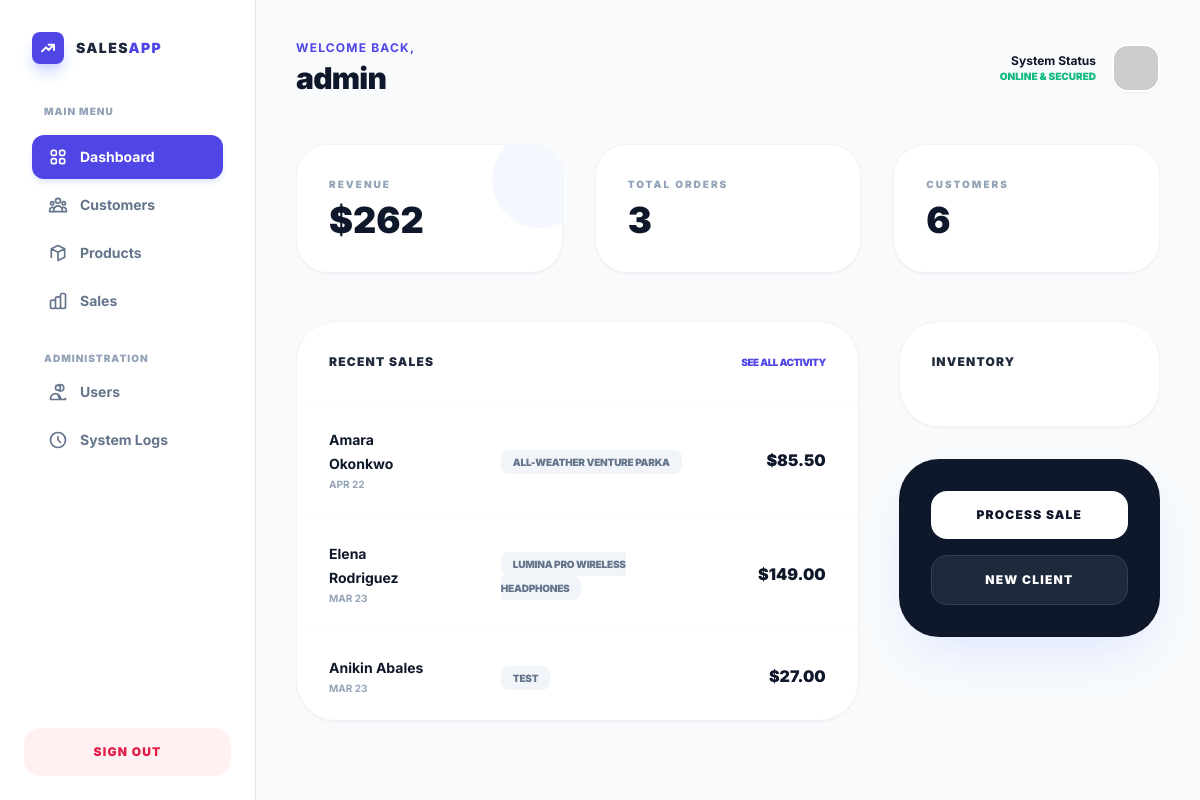
The page /admin.php (signed in) on the database its author committed.
### tables this page shows
CREATE TABLE `sales` (
  `sale_id` int(11) NOT NULL,
  `customer_id` int(11) DEFAULT NULL,
  `product_id` int(11) DEFAULT NULL,
  `quantity` int(11) DEFAULT NULL,
  `sale_date` date DEFAULT NULL,
  `total_amount` decimal(10,2) DEFAULT NULL
);

CREATE TABLE `customers` (
  `customer_id` int(11) NOT NULL,
  `first_name` varchar(50) DEFAULT NULL,
  `last_name` varchar(50) DEFAULT NULL,
  `email` varchar(100) DEFAULT NULL,
  `phone` varchar(20) DEFAULT NULL,
  `created_at` date DEFAULT NULL
);

CREATE TABLE `products` (
  `product_id` int(11) NOT NULL,
  `product_name` varchar(100) DEFAULT NULL,
  `price` decimal(10,2) DEFAULT NULL,
  `stock_quantity` int(11) DEFAULT NULL
);

### admin.php (the view, shortened to what this page needs)
<?php
require 'db.php';
if (!function_exists('h')) {
    function h($str) {
        return htmlspecialchars($str ?? '', ENT_QUOTES, 'UTF-8');
    }
}
$customer_stats = $conn->query("SELECT COUNT(*) as total FROM customers")->fetch_assoc();
$sales_stats = $conn->query("SELECT COUNT(*) as count, SUM(total_amount) as revenue FROM sales")->fetch_assoc();
$recent_sales = $conn->query("SELECT s.total_amount, s.sale_date, c.first_name, c.last_name, p.product_name FROM sales s JOIN customers c ON s.customer_id = c.customer_id JOIN products p ON s.product_id = p.product_id ORDER BY s.sale_id DESC LIMIT 5");
?>
<!DOCTYPE html>
<html lang="en">
<head>
    <script src="https://cdn.tailwindcss.com"></script>
</head>
<body class="bg-[#F8FAFC] text-slate-900 flex">
    <aside class="w-64 h-screen bg-white border-r border-slate-200 fixed left-0 top-0 flex flex-col z-50">
        <div class="p-8">
            <div class="flex items-center space-x-3 mb-10">
                <div class="w-8 h-8 bg-indigo-600 rounded-lg flex items-center justify-center shadow-indigo-200 shadow-lg">
                    <svg class="w-4 h-4 text-white" fill="none" stroke="currentColor" viewBox="0 0 24 24"><path stroke-linecap="round" stroke-linejoin="round" stroke-width="3" d="M13 7h8m0 0v8m0-8l-8 8-4-4-6 6"></path></svg>
                </div>
                <span class="text-sm font-black tracking-widest text-slate-800 uppercase">Sales<span class="text-indigo-600">App</span></span>
            </div>
            <nav class="space-y-1">
                <p class="text-[10px] font-black text-slate-400 uppercase tracking-widest mb-4 ml-3">Main Menu</p>
                <a href="admin.php" class="flex items-center space-x-3 px-4 py-3 rounded-xl bg-indigo-600 text-white shadow-indigo-100 shadow-md transition-all">
                    <span class="text-sm font-bold">Dashboard</span>
                </a>
                <a href="customers.php" class="flex items-center space-x-3 px-4 py-3 rounded-xl text-slate-500 hover:bg-slate-50 transition-all">
                    <span class="text-sm font-bold">Customers</span>
                </a>
                <a href="products.php" class="flex items-center space-x-3 px-4 py-3 rounded-xl text-slate-500 hover:bg-slate-50 transition-all">
                    <svg class="w-5 h-5" fill="none" stroke="currentColor" viewBox="0 0 24 24"><path stroke-linecap="round" stroke-linejoin="round" stroke-width="2" d="M20 7l-8-4-8 4m16 0l-8 4m8-4v10l-8 4m-8-4V7m8 4v10M4 7l8 4"></path></svg>
                    <span class="text-sm font-bold">Products</span>
                </a>
                <a href="sales.php" class="flex items-center space-x-3 px-4 py-3 rounded-xl text-slate-500 hover:bg-slate-50 transition-all">
                    <span class="text-sm font-bold">Sales</span>
                </a>
                <p class="text-[10px] font-black text-slate-400 uppercase tracking-widest pt-6 mb-4 ml-3">Administration</p>
                <a href="users.php" class="flex items-center space-x-3 px-4 py-3 rounded-xl text-slate-500 hover:bg-slate-50 transition-all">
                    <svg class="w-5 h-5" fill="none" stroke="currentColor" viewBox="0 0 24 24"><path stroke-linecap="round" stroke-linejoin="round" stroke-width="2" d="M12 4.354a4 4 0 110 5.292M15 21H3v-1a6 6 0 0112 0v1zm0 0h6v-1a6 6 0 01-9-3.375M15 6.75a3 3 0 11-6 0 3 3 0 016 0z"></path></svg>
                    <span class="text-sm font-bold">Users</span>
                </a>
                <a href="logs.php" class="flex items-center space-x-3 px-4 py-3 rounded-xl text-slate-500 hover:bg-slate-50 transition-all">
                    <svg class="w-5 h-5" fill="none" stroke="currentColor" viewBox="0 0 24 24"><path stroke-linecap="round" stroke-linejoin="round" stroke-width="2" d="M12 8v4l3 3m6-3a9 9 0 11-18 0 9 9 0 0118 0z"></path></svg>
                    <span class="text-sm font-bold">System Logs</span>
                </a>
            </nav>
        </div>
        <div class="mt-auto p-6">
            <a href="logout.php" class="flex items-center justify-center space-x-2 px-4 py-4 rounded-2xl bg-rose-50 text-rose-600 text-xs font-black uppercase tracking-widest hover:bg-rose-100 transition-all">
                <span>Sign Out</span>
            </a>
        </div>
    </aside>
    <main class="flex-1 ml-64 p-10 min-h-screen">
        <header class="flex justify-between items-center mb-12">
            <div>
                <p class="text-indigo-600 font-bold text-xs uppercase tracking-widest mb-1">Welcome back,</p>
                <h1 class="text-3xl font-black text-slate-900 tracking-tight"><?= h($_SESSION['username'] ?? 'Admin') ?></h1>
            </div>
            <div class="flex items-center space-x-4">
                <div class="text-right hidden md:block">
                    <p class="text-xs font-bold text-slate-900">System Status</p>
                    <p class="text-[10px] text-emerald-500 font-black uppercase">Online & Secured</p>
                </div>
                <div class="w-12 h-12 bg-slate-200 rounded-2xl overflow-hidden border-2 border-white shadow-sm">
                    <img src="https://ui-avatars.com/api/?name=<?= h($_SESSION['username'] ?? 'A') ?>&background=4f46e5&color=fff" alt="Profile">
                </div>
            </div>
        </header>
        <div class="grid grid-cols-1 md:grid-cols-3 gap-8 mb-12">
            <div class="bg-white p-8 rounded-[2rem] shadow-sm border border-slate-100 relative overflow-hidden group">
                <div class="absolute right-[-10%] top-[-10%] w-24 h-24 bg-indigo-50 rounded-full group-hover:scale-150 transition-transform duration-500 opacity-50"></div>
                <p class="text-slate-400 text-[10px] font-black uppercase tracking-[0.2em] mb-2 relative z-10">Revenue</p>
                <h2 class="text-4xl font-black text-slate-900 relative z-10">$<?= number_format($sales_stats['revenue'] ?? 0, 0) ?></h2>
            </div>
            <div class="bg-white p-8 rounded-[2rem] shadow-sm border border-slate-100">
                <p class="text-slate-400 text-[10px] font-black uppercase tracking-[0.2em] mb-2">Total Orders</p>
                <h2 class="text-4xl font-black text-slate-900"><?= number_format($sales_stats['count'] ?? 0) ?></h2>
            </div>
            <div class="bg-white p-8 rounded-[2rem] shadow-sm border border-slate-100">
                <p class="text-slate-400 text-[10px] font-black uppercase tracking-[0.2em] mb-2">Customers</p>
                <h2 class="text-4xl font-black text-slate-900"><?= number_format($customer_stats['total'] ?? 0) ?></h2>
            </div>
        </div>
        <div class="grid grid-cols-1 lg:grid-cols-12 gap-10">
            <div class="lg:col-span-8 bg-white rounded-[2.5rem] shadow-sm border border-slate-100 overflow-hidden">
                <div class="p-8 border-b border-slate-50 flex justify-between items-center">
                    <h3 class="font-black text-slate-800 uppercase text-xs tracking-widest">Recent Sales</h3>
                    <a href="sales.php" class="text-[10px] font-black text-indigo-600 uppercase tracking-tighter hover:underline">See All Activity</a>
                </div>
                <table class="w-full">
                    <tbody class="divide-y divide-slate-50">
                        <?php while($s = $recent_sales->fetch_assoc()): ?>
                        <tr class="hover:bg-slate-50 transition-colors">
                            <td class="px-8 py-6">
                                <span class="text-sm font-bold text-slate-900"><?= h($s['first_name'].' '.$s['last_name']) ?></span>
                                <p class="text-[10px] text-slate-400 font-bold uppercase mt-0.5"><?= date('M d', strtotime($s['sale_date'])) ?></p>
                            </td>
                            <td class="px-8 py-6">
                                <span class="text-[10px] font-black text-slate-500 bg-slate-100 px-3 py-1.5 rounded-lg uppercase tracking-tight"><?= h($s['product_name']) ?></span>
                            </td>
                            <td class="px-8 py-6 text-right font-black text-slate-900">$<?= number_format($s['total_amount'], 2) ?></td>
                        </tr>
                        <?php endwhile; ?>
                    </tbody>
                </table>
            </div>
            <div class="lg:col-span-4 space-y-8">
                <div class="bg-white p-8 rounded-[2.5rem] shadow-sm border border-slate-100">
                    <h3 class="font-black text-slate-800 uppercase text-xs tracking-widest mb-6">Inventory</h3>
                </div>
                <div class="bg-slate-900 p-8 rounded-[2.5rem] shadow-indigo-100 shadow-2xl">
                    <div class="grid grid-cols-1 gap-4">
                        <a href="sales.php" class="py-4 bg-white text-slate-900 text-center text-xs font-black rounded-2xl uppercase tracking-widest hover:scale-[1.03] transition-all">Process Sale</a>
                        <a href="customers.php" class="py-4 bg-slate-800 text-white text-center text-xs font-black rounded-2xl uppercase tracking-widest border border-slate-700 hover:bg-slate-700">New Client</a>
                    </div>
                </div>
            </div>
        </div>
    </main>
</body>
</html>

### admin.php (style rules this page uses)
body { font-family: 'Inter', sans-serif; }

### rows shown on the page
sales: customer.last_name "Amara Okonkwo", sale_date "APR 22", product.product_name "ALL-WEATHER VENTURE PARKA", total_amount "85.50"
sales: customer.last_name "Elena Rodriguez", sale_date "MAR 23", product.product_name "LUMINA PRO WIRELESS HEADPHONES", total_amount "149.00"
sales: customer.last_name "Anikin Abales", sale_date "MAR 23", product.product_name "TEST", total_amount "27.00"

### other values the page prints
$_SESSION['username'] "admin"
$sales_stats['revenue'] "262"
$sales_stats['count'] "3"
$customer_stats['total'] "6"
